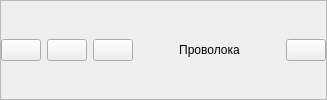
     <widget class="QFrame" name="frameTopBar">
      <property name="maximumSize">
       <size>
        <width>16777215</width>
        <height>16777215</height>
       </size>
      </property>
      <property name="styleSheet">
       <string notr="true"/>
      </property>
      <property name="frameShape">
       <enum>QFrame::Shape::StyledPanel</enum>
      </property>
      <property name="frameShadow">
       <enum>QFrame::Shadow::Raised</enum>
      </property>
      <layout class="QHBoxLayout" name="horizontalLayout_18" stretch="0,0,0,1,0,1,0">
       <property name="leftMargin">
        <number>0</number>
       </property>
       <property name="rightMargin">
        <number>0</number>
       </property>
       <item>
        <widget class="QPushButton" name="btnTopSwitch">
         <property name="minimumSize">
          <size>
           <width>0</width>
           <height>0</height>
          </size>
         </property>
         <property name="text">
          <string/>
         </property>
         <property name="icon">
          <iconset resource="res/resources.qrc">
           <normaloff>:/icons/On_button_light.svg</normaloff>:/icons/On_button_light.svg</iconset>
         </property>
         <property name="iconSize">
          <size>
           <width>32</width>
           <height>32</height>
          </size>
         </property>
        </widget>
       </item>
       <item>
        <widget class="QPushButton" name="btnTopBack">
         <property name="minimumSize">
          <size>
           <width>0</width>
           <height>0</height>
          </size>
         </property>
         <property name="text">
          <string/>
         </property>
         <property name="icon">
          <iconset resource="res/resources.qrc">
           <normaloff>:/icons/Arrow_left.svg</normaloff>:/icons/Arrow_left.svg</iconset>
         </property>
         <property name="iconSize">
          <size>
           <width>32</width>
           <height>32</height>
          </size>
         </property>
        </widget>
       </item>
       <item>
        <widget class="QPushButton" name="btnTopSettings">
         <property name="minimumSize">
          <size>
           <width>0</width>
           <height>0</height>
          </size>
         </property>
         <property name="styleSheet">
          <string notr="true">color: rgb(255, 255, 255);</string>
         </property>
         <property name="text">
          <string/>
         </property>
         <property name="icon">
          <iconset resource="res/resources.qrc">
           <normaloff>:/icons/Setting_line_light.svg</normaloff>:/icons/Setting_line_light.svg</iconset>
         </property>
         <property name="iconSize">
          <size>
           <width>32</width>
           <height>32</height>
          </size>
         </property>
        </widget>
       </item>
       <item>
        <spacer name="horizontalSpacer_8">
         <property name="orientation">
          <enum>Qt::Orientation::Horizontal</enum>
         </property>
         <property name="sizeHint" stdset="0">
          <size>
           <width>40</width>
           <height>20</height>
          </size>
         </property>
        </spacer>
       </item>
       <item>
        <widget class="QLabel" name="lblCurrentMainMode">
         <property name="text">
          <string>Проволока</string>
         </property>
         <property name="alignment">
          <set>Qt::AlignmentFlag::AlignCenter</set>
         </property>
        </widget>
       </item>
       <item>
        <spacer name="horizontalSpacer_4">
         <property name="orientation">
          <enum>Qt::Orientation::Horizontal</enum>
         </property>
         <property name="sizeHint" stdset="0">
          <size>
           <width>40</width>
           <height>20</height>
          </size>
         </property>
        </spacer>
       </item>
       <item>
        <widget class="QPushButton" name="btnTopHome">
         <property name="minimumSize">
          <size>
           <width>0</width>
           <height>0</height>
          </size>
         </property>
         <property name="styleSheet">
          <string notr="true">color: rgb(255, 255, 255);</string>
         </property>
         <property name="text">
          <string/>
         </property>
         <property name="icon">
          <iconset resource="res/resources.qrc">
           <normaloff>:/icons/Home_light.svg</normaloff>:/icons/Home_light.svg</iconset>
         </property>
         <property name="iconSize">
          <size>
           <width>32</width>
           <height>32</height>
          </size>
         </property>
        </widget>
       </item>
      </layout>
     </widget>
